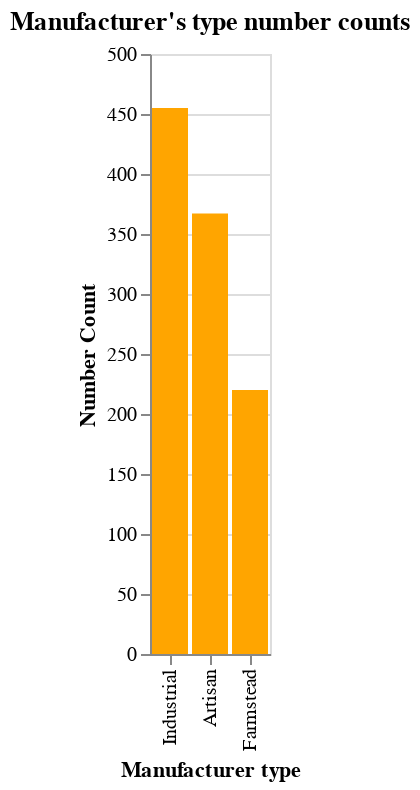

The notebook cell saved with this chart:
### Code cell
#Figure 2: Manufacturer cheese type number counts 
plot_chart2 = plot_value_counts(cheese_df, 'ManufacturingTypeEn', color='orange', title="Manufacturer's type number counts",
                               x_title='Manufacturer type')
plot_chart2

### Figure 1 — Vega-Lite specification as saved in the notebook (floating-point values rounded to 4 significant figures)
{"config": {"view": {"continuousWidth": 400, "continuousHeight": 300}}, "data": {"name": "data-7e1c939221f2819d0ee9e0f6450903fc"}, "mark": {"type": "bar", "color": "orange"}, "encoding": {"x": {"type": "nominal", "field": "ManufacturingTypeEn", "sort": "-y", "title": "Manufacturer type"}, "y": {"type": "quantitative", "field": "Count", "title": "Number Count"}}, "title": "Manufacturer's type number counts", "$schema": "https://vega.github.io/schema/vega-lite/v4.8.1.json", "datasets": {"data-7e1c939221f2819d0ee9e0f6450903fc": [{"ManufacturingTypeEn": "Industrial", "Count": 455}, {"ManufacturingTypeEn": "Artisan", "Count": 367}, {"ManufacturingTypeEn": "Farmstead", "Count": 220}]}}
